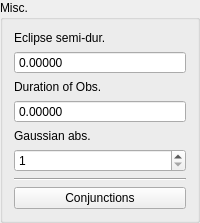
             <widget class="QGroupBox" name="groupBox_2">
              <property name="maximumSize">
               <size>
                <width>200</width>
                <height>16777215</height>
               </size>
              </property>
              <property name="title">
               <string>Misc.</string>
              </property>
              <layout class="QGridLayout" name="gridLayout_7">
               <item row="3" column="0">
                <widget class="QDoubleSpinBox" name="delph_ipt">
                 <property name="sizePolicy">
                  <sizepolicy hsizetype="Minimum" vsizetype="Fixed">
                   <horstretch>0</horstretch>
                   <verstretch>0</verstretch>
                  </sizepolicy>
                 </property>
                 <property name="buttonSymbols">
                  <enum>QAbstractSpinBox::NoButtons</enum>
                 </property>
                 <property name="correctionMode">
                  <enum>QAbstractSpinBox::CorrectToNearestValue</enum>
                 </property>
                 <property name="decimals">
                  <number>5</number>
                 </property>
                 <property name="minimum">
                  <double>0.000000000000000</double>
                 </property>
                 <property name="maximum">
                  <double>99.999989999999997</double>
                 </property>
                </widget>
               </item>
               <item row="4" column="0">
                <widget class="QLabel" name="label_116">
                 <property name="sizePolicy">
                  <sizepolicy hsizetype="Preferred" vsizetype="Preferred">
                   <horstretch>0</horstretch>
                   <verstretch>0</verstretch>
                  </sizepolicy>
                 </property>
                 <property name="toolTip">
                  <string>Number of Gaussian abscissas in the Gaussian quadrature of time/phase smearing, set 1 for no smearing</string>
                 </property>
                 <property name="statusTip">
                  <string>NGA</string>
                 </property>
                 <property name="text">
                  <string>Gaussian abs.</string>
                 </property>
                </widget>
               </item>
               <item row="5" column="0">
                <widget class="QSpinBox" name="nga_ipt">
                 <property name="sizePolicy">
                  <sizepolicy hsizetype="Minimum" vsizetype="Fixed">
                   <horstretch>0</horstretch>
                   <verstretch>0</verstretch>
                  </sizepolicy>
                 </property>
                 <property name="minimum">
                  <number>1</number>
                 </property>
                 <property name="maximum">
                  <number>999</number>
                 </property>
                </widget>
               </item>
               <item row="2" column="0">
                <widget class="QLabel" name="label_115">
                 <property name="sizePolicy">
                  <sizepolicy hsizetype="Preferred" vsizetype="Preferred">
                   <horstretch>0</horstretch>
                   <verstretch>0</verstretch>
                  </sizepolicy>
                 </property>
                 <property name="toolTip">
                  <string>Duration of light curve observation for phase smearing computation</string>
                 </property>
                 <property name="statusTip">
                  <string>DELPH</string>
                 </property>
                 <property name="text">
                  <string>Duration of Obs.</string>
                 </property>
                </widget>
               </item>
               <item row="7" column="0">
                <widget class="QPushButton" name="conjunctions_btn">
                 <property name="text">
                  <string>Conjunctions</string>
                 </property>
                </widget>
               </item>
               <item row="1" column="0">
                <widget class="QDoubleSpinBox" name="the_ipt">
                 <property name="sizePolicy">
                  <sizepolicy hsizetype="Minimum" vsizetype="Fixed">
                   <horstretch>0</horstretch>
                   <verstretch>0</verstretch>
                  </sizepolicy>
                 </property>
                 <property name="buttonSymbols">
                  <enum>QAbstractSpinBox::NoButtons</enum>
                 </property>
                 <property name="correctionMode">
                  <enum>QAbstractSpinBox::CorrectToNearestValue</enum>
                 </property>
                 <property name="decimals">
                  <number>5</number>
                 </property>
                 <property name="minimum">
                  <double>0.000000000000000</double>
                 </property>
                 <property name="maximum">
                  <double>99.999989999999997</double>
                 </property>
                </widget>
               </item>
               <item row="0" column="0">
                <widget class="QLabel" name="label_114">
                 <property name="sizePolicy">
                  <sizepolicy hsizetype="Preferred" vsizetype="Preferred">
                   <horstretch>0</horstretch>
                   <verstretch>0</verstretch>
                  </sizepolicy>
                 </property>
                 <property name="toolTip">
                  <string>Semi-duration of primary eclipses in phase units, applied only in Mode -1</string>
                 </property>
                 <property name="statusTip">
                  <string>TH E</string>
                 </property>
                 <property name="text">
                  <string>Eclipse semi-dur.</string>
                 </property>
                </widget>
               </item>
               <item row="6" column="0">
                <widget class="Line" name="line_6">
                 <property name="orientation">
                  <enum>Qt::Horizontal</enum>
                 </property>
                </widget>
               </item>
              </layout>
             </widget>
